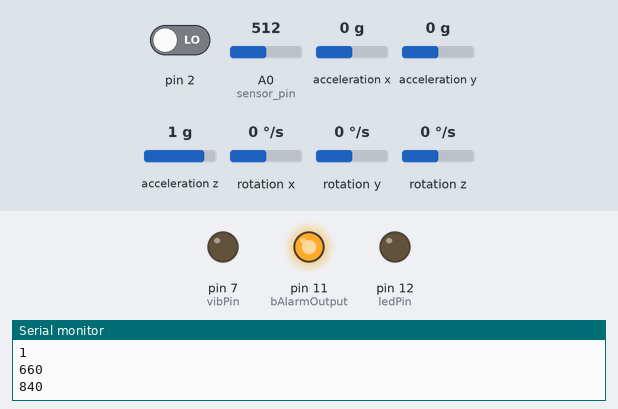
This sketch was run on a simulated Arduino Uno, built with avr-gcc and run on an emulated ATmega328P. Shown: output pins drawn as LEDs (lit = HIGH), the last lines printed to the serial monitor. Dashed ring = blinking. The inputs (shaded band) are chosen by the test bench; at power-on: A0 (sensor_pin) = 512, acceleration y 0 g, pin 2 LOW, acceleration x 0 g, acceleration z 1 g, rotation x 0 °/s, rotation y 0 °/s, rotation z 0 °/s. The sensor or clock chip raises its interrupt line as the real part does.

Above: at 0.91 s.
1.9 s: A0 (sensor_pin) set to 412
At 2.43 s:
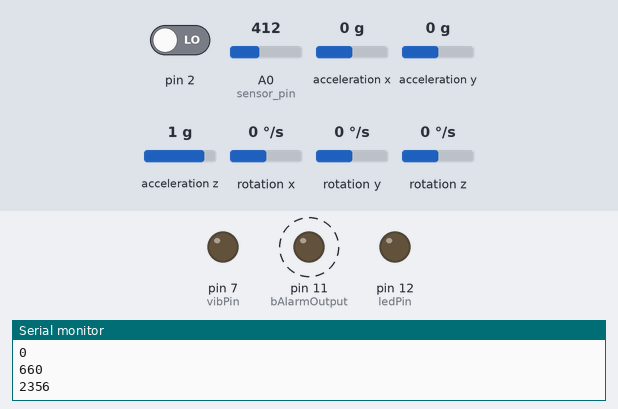
4.9 s: A0 (sensor_pin) set to 392
At 5.93 s:
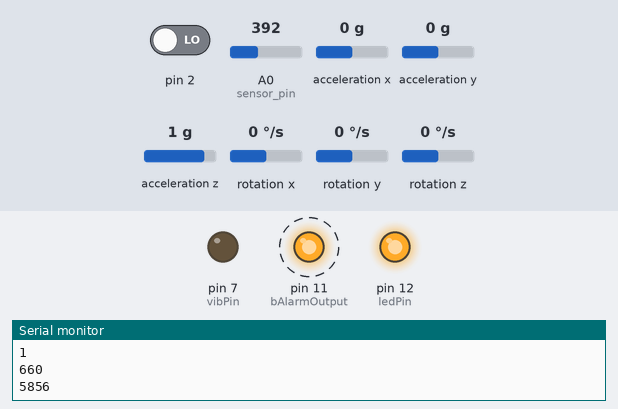
7.9 s: acceleration y set to -0.3 g
16.9 s: acceleration y set to 0 g
At 17.3 s:
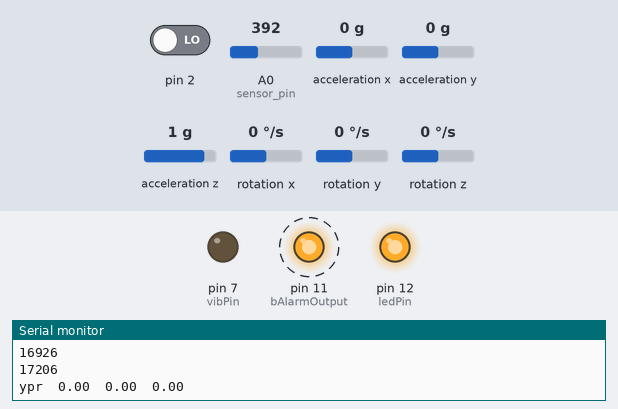
Timing chart, 0 to 20.9 s (numbered marks = the images above; inputs shaded):
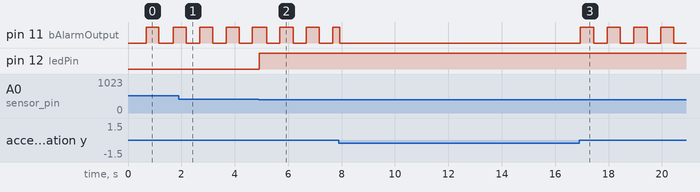

Measured:
- the behaviour switches between 401 and 400 on A0 (sensor_pin) (found by bisection; images 1 and 2)
- after the input at 4.9 s, pin 12 (ledPin): LOW → HIGH at once
- after the input at 16.9 s, pin 11 (bAlarmOutput): alternates HIGH for 0.50 s and LOW for 0.50 s, starting at once

The sketch:

TOHacks2018ESP.ino
```cpp
// I2Cdev and MPU6050 must be installed as libraries, or else the .cpp/.h files
// for both classes must be in the include path of your project
#include "I2Cdev.h"

#include "MPU6050_6Axis_MotionApps20.h"
//#include "MPU6050.h" // not necessary if using MotionApps include file

// Arduino Wire library is required if I2Cdev I2CDEV_ARDUINO_WIRE implementation
// is used in I2Cdev.h
#if I2CDEV_IMPLEMENTATION == I2CDEV_ARDUINO_WIRE
    #include "Wire.h"
#endif

MPU6050 mpu;

// uncomment "OUTPUT_READABLE_QUATERNION" if you want to see the actual
// quaternion components in a [w, x, y, z] format (not best for parsing
// on a remote host such as Processing or something though)
//#define OUTPUT_READABLE_QUATERNION

// uncomment "OUTPUT_READABLE_YAWPITCHROLL" if you want to see the yaw/
// pitch/roll angles (in degrees) calculated from the quaternions coming
// from the FIFO. Note this also requires gravity vector calculations.
// Also note that yaw/pitch/roll angles suffer from gimbal lock (for
// more info, see: http://en.wikipedia.org/wiki/Gimbal_lock)
#define OUTPUT_READABLE_YAWPITCHROLL

// uncomment "OUTPUT_READABLE_REALACCEL" if you want to see acceleration
// components with gravity removed. This acceleration reference frame is
// not compensated for orientation, so +X is always +X according to the
// sensor, just without the effects of gravity. If you want acceleration
// compensated for orientation, us OUTPUT_READABLE_WORLDACCEL instead.
//#define OUTPUT_READABLE_REALACCEL

// MPU control/status vars
bool dmpReady = false;  // set true if DMP init was successful
uint8_t mpuIntStatus;   // holds actual interrupt status byte from MPU
uint8_t devStatus;      // return status after each device operation (0 = success, !0 = error)
uint16_t packetSize;    // expected DMP packet size (default is 42 bytes)
uint16_t fifoCount;     // count of all bytes currently in FIFO
uint8_t fifoBuffer[64]; // FIFO storage buffer

// orientation/motion vars
Quaternion q;           // [w, x, y, z]         quaternion container
VectorInt16 aa;         // [x, y, z]            accel sensor measurements
VectorInt16 aaReal;     // [x, y, z]            gravity-free accel sensor measurements
VectorInt16 aaWorld;    // [x, y, z]            world-frame accel sensor measurements
VectorFloat gravity;    // [x, y, z]            gravity vector
float ypr[3];           // [yaw, pitch, roll]   yaw/pitch/roll container and gravity vector

// packet structure for InvenSense teapot demo
uint8_t teapotPacket[14] = { '$', 0x02, 0,0, 0,0, 0,0, 0,0, 0x00, 0x00, '\r', '\n' };


// ================================================================
// ===               INTERRUPT DETECTION ROUTINE                ===
// ================================================================

volatile bool mpuInterrupt = false;     // indicates whether MPU interrupt pin has gone high
void dmpDataReady() {
    mpuInterrupt = true;
}

//Shock
int bAlarmOutput = 11;
bool bAlarm = false;
unsigned long timeSinceAlarm = 0;
float gyroTol = 0;
float noABS = 0;

//SOIL
int sensor_pin = A0;
int ledPin = 12;
int output_value ;

//ULTRA
#define trigPinU 6
#define echoPinU 5
#define trigPinL 4
#define echoPinL 3
float durationU, distanceU;
float durationL, distanceL;
float predur[10];
int vibPin = 7;

void setup() {
  Serial.begin(9600);
  pinMode(ledPin, OUTPUT);
  pinMode(bAlarmOutput, OUTPUT);
  //Serializing upper pins
  pinMode(trigPinU, OUTPUT);
  pinMode(echoPinU, INPUT);

  //Serializing lower pins
  pinMode(trigPinL, OUTPUT);
  pinMode(echoPinL, INPUT);
  pinMode(vibPin, OUTPUT);
  Serial.println("Reading From the Sensor ...");
  gyroSetup();
  }

void loop() {
  checkWater();
  //checkSonic();
  noABS = gyroLoop();
  gyroTol = abs(noABS);
  if (gyroTol < 10){
    if (bAlarm == false)
    timeSinceAlarm = millis();
    bAlarm = true;
    //digitalWrite(bAlarmOutput, HIGH);
  } else if (gyroTol > 10){
    bAlarm = false;
    timeSinceAlarm = 0;
    //digitalWrite(bAlarmOutput, LOW);
  }
    //Alarm Oscillating Beep
  if (bAlarm && timeSinceAlarm != 0) {
    Serial.println((millis() - timeSinceAlarm) % 1000 < 500);
    Serial.println(timeSinceAlarm);
    Serial.println(millis());
    if ((millis() - timeSinceAlarm) % 1000 < 500) {
      digitalWrite(bAlarmOutput, HIGH);
    } else {
      digitalWrite(bAlarmOutput, LOW);
    }

  } else {
    digitalWrite(bAlarmOutput, LOW);
  }
}
```

GYRO.ino
```cpp
// (licence header left out)
void gyroSetup() {
  // join I2C bus (I2Cdev library doesn't do this automatically)
    #if I2CDEV_IMPLEMENTATION == I2CDEV_ARDUINO_WIRE
        Wire.begin();
        TWBR = 24; // 400kHz I2C clock (200kHz if CPU is 8MHz)
    #elif I2CDEV_IMPLEMENTATION == I2CDEV_BUILTIN_FASTWIRE
        Fastwire::setup(400, true);
    #endif

    while (!Serial); // wait for Leonardo enumeration, others continue immediately

    // NOTE: 8MHz or slower host processors, like the Teensy @ 3.3v or Ardunio
    // Pro Mini running at 3.3v, cannot handle this baud rate reliably due to
    // the baud timing being too misaligned with processor ticks. You must use
    // 38400 or slower in these cases, or use some kind of external separate
    // crystal solution for the UART timer.

    // initialize device
    Serial.println(F("Initializing I2C devices..."));
    mpu.initialize();

    // verify connection
    Serial.println(F("Testing device connections..."));
    Serial.println(mpu.testConnection() ? F("MPU6050 connection successful") : F("MPU6050 connection failed"));

    // load and configure the DMP
    Serial.println(F("Initializing DMP..."));
    devStatus = mpu.dmpInitialize();

    // supply your own gyro offsets here, scaled for min sensitivity
    mpu.setXGyroOffset(220);
    mpu.setYGyroOffset(76);
    mpu.setZGyroOffset(-85);
    mpu.setZAccelOffset(1788); // 1688 factory default for my test chip

    // make sure it worked (returns 0 if so)
    if (devStatus == 0) {
        // turn on the DMP, now that it's ready
        Serial.println(F("Enabling DMP..."));
        mpu.setDMPEnabled(true);

        // enable Arduino interrupt detection
        Serial.println(F("Enabling interrupt detection (Arduino external interrupt 0)..."));
        attachInterrupt(0, dmpDataReady, RISING);
        mpuIntStatus = mpu.getIntStatus();

        // set our DMP Ready flag so the main loop() function knows it's okay to use it
        Serial.println(F("DMP ready! Waiting for first interrupt..."));
        dmpReady = true;

        // get expected DMP packet size for later comparison
        packetSize = mpu.dmpGetFIFOPacketSize();
    } else {
        // ERROR!
        // 1 = initial memory load failed
        // 2 = DMP configuration updates failed
        // (if it's going to break, usually the code will be 1)
        Serial.print(F("DMP Initialization failed (code "));
        Serial.print(devStatus);
        Serial.println(F(")"));
    }

}

float gyroLoop() {
  // if programming failed, don't try to do anything
    if (!dmpReady) return;
    // wait for MPU interrupt or extra packet(s) available
    while (!mpuInterrupt && fifoCount < packetSize) {
        // other program behavior stuff here
        // .
        // .
        // .
        // if you are really paranoid you can frequently test in between other
        // stuff to see if mpuInterrupt is true, and if so, "break;" from the
        // while() loop to immediately process the MPU data
        // .
        // .
        // .
    }

    // reset interrupt flag and get INT_STATUS byte
    mpuInterrupt = false;
    mpuIntStatus = mpu.getIntStatus();

    // get current FIFO count
    fifoCount = mpu.getFIFOCount();

    // check for overflow (this should never happen unless our code is too inefficient)
    if ((mpuIntStatus & 0x10) || fifoCount == 1024) {
        // reset so we can continue cleanly
        mpu.resetFIFO();
        Serial.println(F("FIFO overflow!"));

    // otherwise, check for DMP data ready interrupt (this should happen frequently)
    } else if (mpuIntStatus & 0x02) {
        // wait for correct available data length, should be a VERY short wait
        while (fifoCount < packetSize) fifoCount = mpu.getFIFOCount();

        // read a packet from FIFO
        mpu.getFIFOBytes(fifoBuffer, packetSize);

        // track FIFO count here in case there is > 1 packet available
        // (this lets us immediately read more without waiting for an interrupt)
        fifoCount -= packetSize;

        #ifdef OUTPUT_READABLE_YAWPITCHROLL
            // display Euler angles in degrees
            mpu.dmpGetQuaternion(&q, fifoBuffer);
            mpu.dmpGetGravity(&gravity, &q);
            mpu.dmpGetYawPitchRoll(ypr, &q, &gravity);
            Serial.print("ypr\t");
            Serial.print(ypr[0] * 180/M_PI);
            Serial.print("\t");
            Serial.print(ypr[1] * 180/M_PI);
            Serial.print("\t");
            Serial.println(ypr[2] * 180/M_PI);
        #endif

        return (ypr[2] * 180/M_PI);
    }
}
```

SOILHUMID.ino
```cpp
void checkWater() {
  // Pulls data from the humidity sensor
  output_value= analogRead(sensor_pin);
  //Serial.println(output_value);
  // Checks if there is water
  if (output_value <= 400) {
    // Turn LED on
    digitalWrite(ledPin, HIGH);
  } else {
    // Turn the LED off
    digitalWrite(ledPin, LOW);
  }
}
```

SONIC.ino
```cpp
void checkSonic() {
  for (int i = 0; i<9; i++)//start of for loop
  {
        //***For the Upper sensor
        //Digital write to trigPin LOW, as we just want to have it start off in a low state
        digitalWrite(trigPinU, LOW);
        delayMicroseconds(2);
        //Digital write to trigPin HIGH,
        digitalWrite(trigPinU, HIGH);
        delayMicroseconds(10);
        //set trigPin back to Low, to end the pulse until the next loop
        digitalWrite(trigPinU, LOW);
        //Measuring HIGH pulse from HC SR04
        durationU = pulseIn(echoPinU, HIGH);
        //***End of Upper Sensor Loop


        //***For the Lower Sensor
        //Digital write to trigPin LOW, as we just want to have it start off in a low state
        digitalWrite(trigPinL, LOW);
        delayMicroseconds(2);
        //Digital write to trigPin HIGH,
        digitalWrite(trigPinL, HIGH);
        delayMicroseconds(10);
        //set trigPin back to Low, to end the pulse until the next loop
        digitalWrite(trigPinL, LOW);
        //Measuring HIGH pulse from HC SR04
        durationL = pulseIn(echoPinL, HIGH);
        //***End of Lower Sensor Loop

        //***Calculations***
        //using 343 m/s as speed of sound
        //duration = 2* the distance, as it takes the time to hit the wall + time to bounce back
        //distance = (duration/2)*speed of sound (km/s)/1000m per km
        distanceU = (durationU/2)*343/10000;
        distanceL = (durationL/2)*343/10000;
        predur[i] = distanceU; // Setting the array

  }//end of for loop
  float sum = 0; // Taking average of previous 10 trials - if on average the slope has decreased over 10cm, enter
  for( int i = 0; i < 9; i++ )
  {
    sum += (predur[i]);
  }

  float avg = sum/10;

  if ( distanceL < 40 || avg > (predur[1]+10))
  {
     int i = 0;
        while ( ((distanceU <= (predur[1] + 10 )) && (distanceL <= 30))|| (i<10)) //continues to execute as long as there is something within 30 cm of the lower sensor (object), or if the cane continues to notice that the slope has decreased over 10 cm over projected distance
        {
          digitalWrite(trigPinU, LOW);
          delayMicroseconds(2);
          digitalWrite(trigPinU, HIGH);
          delayMicroseconds(10);
          digitalWrite(trigPinU, LOW);
          durationU = pulseIn(echoPinU, HIGH);
          distanceU = (durationU/2)*343/10000;
          digitalWrite(trigPinL, LOW);
          delayMicroseconds(2);
          digitalWrite(trigPinL, HIGH);
          delayMicroseconds(10);
          digitalWrite(trigPinL, LOW);
          durationL = pulseIn(echoPinL, HIGH);
          distanceL = (durationL/2)*343/10000;


          digitalWrite(vibPin, HIGH);
          i++; //sentinal loop  - exits when i reaches 10

        }


  }
  digitalWrite(vibPin, LOW);
}
```
